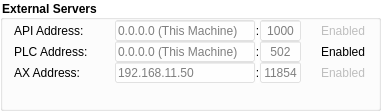
                       <widget class="QGroupBox" name="ServerGroupBox">
                        <property name="geometry">
                         <rect>
                          <x>0</x>
                          <y>210</y>
                          <width>381</width>
                          <height>111</height>
                         </rect>
                        </property>
                        <property name="font">
                         <font>
                          <weight>75</weight>
                          <bold>true</bold>
                         </font>
                        </property>
                        <property name="styleSheet">
                         <string notr="true">background-color: rgba(255, 255, 255, 100);
border-color: rgb(255, 255, 255);</string>
                        </property>
                        <property name="title">
                         <string>External Servers</string>
                        </property>
                        <property name="flat">
                         <bool>true</bool>
                        </property>
                        <layout class="QGridLayout" name="gridLayout_9">
                         <property name="topMargin">
                          <number>0</number>
                         </property>
                         <property name="bottomMargin">
                          <number>0</number>
                         </property>
                         <property name="spacing">
                          <number>0</number>
                         </property>
                         <item row="0" column="1">
                          <layout class="QHBoxLayout" name="horizontalLayout_3">
                           <property name="spacing">
                            <number>1</number>
                           </property>
                           <item>
                            <spacer name="horizontalSpacer_2">
                             <property name="orientation">
                              <enum>Qt::Horizontal</enum>
                             </property>
                             <property name="sizeType">
                              <enum>QSizePolicy::Expanding</enum>
                             </property>
                             <property name="sizeHint" stdset="0">
                              <size>
                               <width>0</width>
                               <height>0</height>
                              </size>
                             </property>
                            </spacer>
                           </item>
                           <item>
                            <widget class="QLineEdit" name="le_apiAddress">
                             <property name="sizePolicy">
                              <sizepolicy hsizetype="Expanding" vsizetype="Expanding">
                               <horstretch>0</horstretch>
                               <verstretch>0</verstretch>
                              </sizepolicy>
                             </property>
                             <property name="minimumSize">
                              <size>
                               <width>140</width>
                               <height>21</height>
                              </size>
                             </property>
                             <property name="maximumSize">
                              <size>
                               <width>140</width>
                               <height>16777215</height>
                              </size>
                             </property>
                             <property name="inputMask">
                              <string/>
                             </property>
                             <property name="placeholderText">
                              <string>0.0.0.0 (This Machine)</string>
                             </property>
                            </widget>
                           </item>
                           <item>
                            <widget class="QLabel" name="label_4">
                             <property name="maximumSize">
                              <size>
                               <width>3</width>
                               <height>16777215</height>
                              </size>
                             </property>
                             <property name="text">
                              <string>:</string>
                             </property>
                             <property name="alignment">
                              <set>Qt::AlignCenter</set>
                             </property>
                            </widget>
                           </item>
                           <item>
                            <widget class="QLineEdit" name="le_apiPort">
                             <property name="sizePolicy">
                              <sizepolicy hsizetype="Expanding" vsizetype="Expanding">
                               <horstretch>0</horstretch>
                               <verstretch>0</verstretch>
                              </sizepolicy>
                             </property>
                             <property name="minimumSize">
                              <size>
                               <width>0</width>
                               <height>21</height>
                              </size>
                             </property>
                             <property name="maximumSize">
                              <size>
                               <width>41</width>
                               <height>16777215</height>
                              </size>
                             </property>
                             <property name="maxLength">
                              <number>4</number>
                             </property>
                             <property name="alignment">
                              <set>Qt::AlignCenter</set>
                             </property>
                             <property name="placeholderText">
                              <string>1000</string>
                             </property>
                            </widget>
                           </item>
                          </layout>
                         </item>
                         <item row="0" column="2">
                          <widget class="QCheckBox" name="cb_apiAllowed">
                           <property name="enabled">
                            <bool>false</bool>
                           </property>
                           <property name="minimumSize">
                            <size>
                             <width>50</width>
                             <height>0</height>
                            </size>
                           </property>
                           <property name="toolTip">
                            <string>&lt;html&gt;&lt;head/&gt;&lt;body&gt;&lt;p&gt;This variable disables or enables the MasterAPP API client.&lt;/p&gt;&lt;/body&gt;&lt;/html&gt;</string>
                           </property>
                           <property name="styleSheet">
                            <string notr="true">background-color:transparent</string>
                           </property>
                           <property name="text">
                            <string>Enabled</string>
                           </property>
                           <property name="checked">
                            <bool>false</bool>
                           </property>
                          </widget>
                         </item>
                         <item row="0" column="0">
                          <widget class="QLabel" name="label_2">
                           <property name="toolTip">
                            <string>&lt;html&gt;&lt;head/&gt;&lt;body&gt;&lt;p&gt;This variable controls the host and port of the API server MasterAPP API client will connect to.&lt;/p&gt;&lt;p&gt;Default address - This machine:1000&lt;/p&gt;&lt;/body&gt;&lt;/html&gt;</string>
                           </property>
                           <property name="styleSheet">
                            <string notr="true">background-color:transparent</string>
                           </property>
                           <property name="text">
                            <string>API Address: </string>
                           </property>
                          </widget>
                         </item>
                         <item row="1" column="1">
                          <layout class="QHBoxLayout" name="horizontalLayout_5">
                           <property name="spacing">
                            <number>1</number>
                           </property>
                           <item>
                            <spacer name="horizontalSpacer_4">
                             <property name="orientation">
                              <enum>Qt::Horizontal</enum>
                             </property>
                             <property name="sizeType">
                              <enum>QSizePolicy::Expanding</enum>
                             </property>
                             <property name="sizeHint" stdset="0">
                              <size>
                               <width>0</width>
                               <height>0</height>
                              </size>
                             </property>
                            </spacer>
                           </item>
                           <item>
                            <widget class="QLineEdit" name="le_plcAddress">
                             <property name="sizePolicy">
                              <sizepolicy hsizetype="Expanding" vsizetype="Maximum">
                               <horstretch>0</horstretch>
                               <verstretch>0</verstretch>
                              </sizepolicy>
                             </property>
                             <property name="minimumSize">
                              <size>
                               <width>140</width>
                               <height>21</height>
                              </size>
                             </property>
                             <property name="maximumSize">
                              <size>
                               <width>140</width>
                               <height>16777215</height>
                              </size>
                             </property>
                             <property name="inputMask">
                              <string/>
                             </property>
                             <property name="placeholderText">
                              <string>0.0.0.0 (This Machine)</string>
                             </property>
                            </widget>
                           </item>
                           <item>
                            <widget class="QLabel" name="label_5">
                             <property name="maximumSize">
                              <size>
                               <width>3</width>
                               <height>16777215</height>
                              </size>
                             </property>
                             <property name="text">
                              <string>:</string>
                             </property>
                             <property name="alignment">
                              <set>Qt::AlignCenter</set>
                             </property>
                            </widget>
                           </item>
                           <item>
                            <widget class="QLineEdit" name="le_plcPort">
                             <property name="sizePolicy">
                              <sizepolicy hsizetype="Expanding" vsizetype="Expanding">
                               <horstretch>0</horstretch>
                               <verstretch>0</verstretch>
                              </sizepolicy>
                             </property>
                             <property name="minimumSize">
                              <size>
                               <width>0</width>
                               <height>21</height>
                              </size>
                             </property>
                             <property name="maximumSize">
                              <size>
                               <width>41</width>
                               <height>16777215</height>
                              </size>
                             </property>
                             <property name="maxLength">
                              <number>4</number>
                             </property>
                             <property name="alignment">
                              <set>Qt::AlignCenter</set>
                             </property>
                             <property name="placeholderText">
                              <string>502</string>
                             </property>
                            </widget>
                           </item>
                          </layout>
                         </item>
                         <item row="1" column="0">
                          <widget class="QLabel" name="label_3">
                           <property name="toolTip">
                            <string>&lt;html&gt;&lt;head/&gt;&lt;body&gt;&lt;p&gt;This variable controls the host and port of the PLC server MasterAPP PLC client will connect to..&lt;/p&gt;&lt;p&gt;Default address - This machine:1001&lt;/p&gt;&lt;/body&gt;&lt;/html&gt;</string>
                           </property>
                           <property name="styleSheet">
                            <string notr="true">background-color:transparent</string>
                           </property>
                           <property name="text">
                            <string>PLC Address: </string>
                           </property>
                          </widget>
                         </item>
                         <item row="1" column="2">
                          <widget class="QCheckBox" name="cb_plcAllowed">
                           <property name="minimumSize">
                            <size>
                             <width>50</width>
                             <height>0</height>
                            </size>
                           </property>
                           <property name="toolTip">
                            <string>&lt;html&gt;&lt;head/&gt;&lt;body&gt;&lt;p&gt;This variable disables or enables the MasterAPP PLC client.&lt;/p&gt;&lt;/body&gt;&lt;/html&gt;</string>
                           </property>
                           <property name="styleSheet">
                            <string notr="true">background-color:transparent</string>
                           </property>
                           <property name="text">
                            <string>Enabled</string>
                           </property>
                           <property name="checked">
                            <bool>false</bool>
                           </property>
                          </widget>
                         </item>
                         <item row="2" column="0">
                          <widget class="QLabel" name="label_9">
                           <property name="toolTip">
                            <string>&lt;html&gt;&lt;head/&gt;&lt;body&gt;&lt;p&gt;This variable controls the address and port of the AX-DOOR terminal MasterAPP AX server will listen to.&lt;/p&gt;&lt;p&gt;Default address - 192.168.11.50:11854&lt;/p&gt;&lt;p&gt;AX-DOOR backup address - 192.168.1.240:80&lt;/p&gt;&lt;p&gt;! The AX-DOOR backup address is the address of default settings of the AX-DOOR terminal. Only use the backup address if you have problems with the given default address and if dip-6 on the AX-DOOR is set to ON&lt;/p&gt;&lt;/body&gt;&lt;/html&gt;</string>
                           </property>
                           <property name="styleSheet">
                            <string notr="true">background-color:transparent</string>
                           </property>
                           <property name="text">
                            <string>AX Address: </string>
                           </property>
                          </widget>
                         </item>
                         <item row="2" column="2">
                          <widget class="QCheckBox" name="cb_axAllowed">
                           <property name="enabled">
                            <bool>false</bool>
                           </property>
                           <property name="minimumSize">
                            <size>
                             <width>50</width>
                             <height>0</height>
                            </size>
                           </property>
                           <property name="toolTip">
                            <string>&lt;html&gt;&lt;head/&gt;&lt;body&gt;&lt;p&gt;This variable disables or enables the MasterAPP AX server.&lt;/p&gt;&lt;/body&gt;&lt;/html&gt;</string>
                           </property>
                           <property name="styleSheet">
                            <string notr="true">background-color:transparent</string>
                           </property>
                           <property name="text">
                            <string>Enabled</string>
                           </property>
                           <property name="checked">
                            <bool>false</bool>
                           </property>
                          </widget>
                         </item>
                         <item row="2" column="1">
                          <layout class="QHBoxLayout" name="horizontalLayout_10">
                           <property name="spacing">
                            <number>1</number>
                           </property>
                           <item>
                            <spacer name="horizontalSpacer_5">
                             <property name="orientation">
                              <enum>Qt::Horizontal</enum>
                             </property>
                             <property name="sizeType">
                              <enum>QSizePolicy::Expanding</enum>
                             </property>
                             <property name="sizeHint" stdset="0">
                              <size>
                               <width>0</width>
                               <height>0</height>
                              </size>
                             </property>
                            </spacer>
                           </item>
                           <item>
                            <widget class="QLineEdit" name="le_axAddress">
                             <property name="sizePolicy">
                              <sizepolicy hsizetype="Expanding" vsizetype="Maximum">
                               <horstretch>0</horstretch>
                               <verstretch>0</verstretch>
                              </sizepolicy>
                             </property>
                             <property name="minimumSize">
                              <size>
                               <width>140</width>
                               <height>21</height>
                              </size>
                             </property>
                             <property name="maximumSize">
                              <size>
                               <width>140</width>
                               <height>16777215</height>
                              </size>
                             </property>
                             <property name="inputMask">
                              <string/>
                             </property>
                             <property name="placeholderText">
                              <string>192.168.11.50</string>
                             </property>
                            </widget>
                           </item>
                           <item>
                            <widget class="QLabel" name="label_10">
                             <property name="maximumSize">
                              <size>
                               <width>3</width>
                               <height>16777215</height>
                              </size>
                             </property>
                             <property name="text">
                              <string>:</string>
                             </property>
                             <property name="alignment">
                              <set>Qt::AlignCenter</set>
                             </property>
                            </widget>
                           </item>
                           <item>
                            <widget class="QLineEdit" name="le_axPort">
                             <property name="sizePolicy">
                              <sizepolicy hsizetype="Expanding" vsizetype="Expanding">
                               <horstretch>0</horstretch>
                               <verstretch>0</verstretch>
                              </sizepolicy>
                             </property>
                             <property name="minimumSize">
                              <size>
                               <width>0</width>
                               <height>21</height>
                              </size>
                             </property>
                             <property name="maximumSize">
                              <size>
                               <width>41</width>
                               <height>16777215</height>
                              </size>
                             </property>
                             <property name="maxLength">
                              <number>5</number>
                             </property>
                             <property name="alignment">
                              <set>Qt::AlignCenter</set>
                             </property>
                             <property name="placeholderText">
                              <string>11854</string>
                             </property>
                            </widget>
                           </item>
                          </layout>
                         </item>
                         <item row="3" column="0">
                          <spacer name="verticalSpacer_7">
                           <property name="orientation">
                            <enum>Qt::Vertical</enum>
                           </property>
                           <property name="sizeHint" stdset="0">
                            <size>
                             <width>20</width>
                             <height>40</height>
                            </size>
                           </property>
                          </spacer>
                         </item>
                        </layout>
                       </widget>
